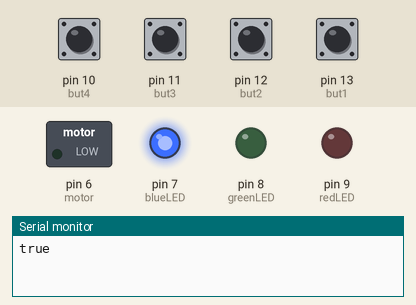
The sketch below on a simulated Arduino Uno, built with avr-gcc and run on an emulated ATmega328P. On the bench: switched loads named in the sketch (green lamp = pin HIGH), output pins drawn as LEDs (lit = HIGH), the last lines printed to the serial monitor. Dashed ring = blinking. Inputs (shaded band) come from the test bench; at power-on: pin 10 (but4), pin 11 (but3), pin 12 (but2), pin 13 (but1) LOW.

Above: at 1.2 s.
1.3 s: pin 10 (but4) pulled HIGH for 0.15 s
2.9 s: pin 10 (but4) pulsed HIGH 5 times (0.12 s each, 0.3 s apart)
At 3.63 s:
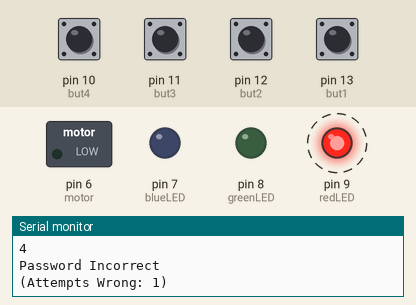
Timing chart, 0 to 6.0 s (numbered marks = the images above; inputs shaded):
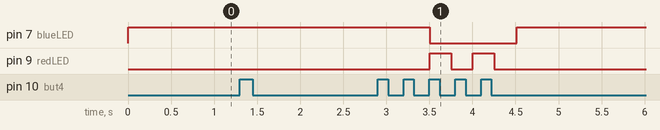

The sketch:

nkrauss20_CombLock.ino
```cpp
/*
 * Nate Krauss
 * CS450HO - Combination Lock Project
 */

//LIBRARIES
#include <Password.h>
#include <elapsedMillis.h>

//VARIABLES
#define motor 6
#define redLED 9
#define greenLED 8
#define blueLED 7
#define but1 13
#define but2 12
#define but3 11
#define but4 10

#define passLength 4 //defines password length as 4
int currentLength = 0; //creates var for current length of pin entered
Password password = Password("4311"); //PassLib define password

//create var for how long red LED blinks for
unsigned int bruteDelay = 1000;

//button pressed boolean
bool pressed = false;

//SETUP
void setup() {
  //LEDs
  pinMode(redLED, OUTPUT);
  pinMode(greenLED, OUTPUT);
  pinMode(blueLED, OUTPUT);
  //BUTTONs
  pinMode(but1, INPUT);
  pinMode(but2, INPUT);
  pinMode(but3, INPUT);
  pinMode(but4, INPUT);
  //MOTOR
  pinMode(motor, OUTPUT);

  //enable serial monitor
  while (!Serial); //enable Serial Monitor for debugging
  Serial.begin(9600);

  //test password
  password.append('4');
  password.append('3');
  password.append('1');
  password.append('1');
  Serial.println(password.evaluate()?"true":"false");

  //end of setup...
}

//FUCTIONS
void loop() {
  //run functions
  buttonPress();
  passCheck();

  delay(10); //delay to prevent button "bouncing"
  //end of loop...
}

void buttonPress() {
  if (digitalRead(but1) == HIGH) {
    //ignore read if buttons is held
    if(pressed) return;

    //enter #1 into pin code
    password.append('1');

    //print #1 into serial monitor
    Serial.println("1");

    currentLength = currentLength + 1;
    pressed = !pressed;
  } else if (digitalRead(but2) == HIGH) {
    //ignore read if buttons is held
    if(pressed) return;

    //enter #2 into pin code
    password.append('2');

    //print #1 into serial monitor
    Serial.println("2");

    currentLength = currentLength + 1;
    pressed = !pressed;
  } else if (digitalRead(but3) == HIGH) {
    //ignore read if buttons is held
    if(pressed) return;

    //enter #3 into pin code
    password.append('3');

    //print #1 into serial monitor
    Serial.println("3");

    currentLength = currentLength + 1;
    pressed = !pressed;
  } else if (digitalRead(but4) == HIGH) {
    //ignore read if buttons is held
    if(pressed) return;

    //enter #4 into pin code
    password.append('4');

    //print #1 into serial monitor
    Serial.println("4");

    currentLength = currentLength + 1;
    pressed = !pressed;
  } else {
    pressed = false;
  }
  //end of buttonPress...
}

void passCheck() {
  //if password is "passLength" (4) digits long...
  if (passLength == currentLength) {
    /*if password is right/wrong...
     *uses Password library
     */
    if (password.evaluate()) {
      passCorrect();
    } else {
      passWrong();
    }
  } else {
    //turns blue LED on when password length isn't 4
    digitalWrite(blueLED, HIGH);
    //stops motor and LEDs from spinning and turning on
    digitalWrite(redLED, LOW);
    digitalWrite(greenLED, LOW);
    digitalWrite(motor, LOW);
  }

  //end of passCheck...
}

void passCorrect() {
  //prints to serial monitor
  Serial.println("Password Correct");

  //turns off blue LED
  digitalWrite(blueLED, LOW);
  //turns on green LED
  digitalWrite(greenLED, HIGH);
  //spins motor
  digitalWrite(motor, HIGH);

  //do everything here for 3 secs
  delay(2000);

  //resets brute force delay timer to one second
  bruteDelay = 1000;

  //resets "currentLength" and password reset
  currentLength = 0;
  password.reset();

  //end of passCorrect...
}

void passWrong() {
  //create var timeElapsed using elaspedMillis Library
  elapsedMillis timeElapsed;

  //prints to serial monitor
  Serial.println("Password Incorrect");
  Serial.print("(Attempts Wrong: ");
  Serial.print(bruteDelay / 1000);
  Serial.print(")");

  //turns off blue LED
  digitalWrite(blueLED, LOW);
  //brute force delay with red LED blinking
  while(timeElapsed < bruteDelay) {
    //blinks every 1/4 second
    digitalWrite(redLED, HIGH);
    delay(250);
    digitalWrite(redLED, LOW);
    delay(250);
  }

  //adds 1sec to brute force delay for each wrong pin
  bruteDelay = bruteDelay + 1000;

  //resets "currentLength" and password reset
  currentLength = 0;
  password.reset();

  //end of passWrong...
}
```

Measured:
- after the input at 2.9 s, pin 7 (blueLED): HIGH → LOW after 0.61 s, → HIGH 1.0 s later; pin 9 (redLED): alternates HIGH for 0.25 s and LOW for 0.25 s, 4 changes in all, then stays LOW, starting after 0.61 s
